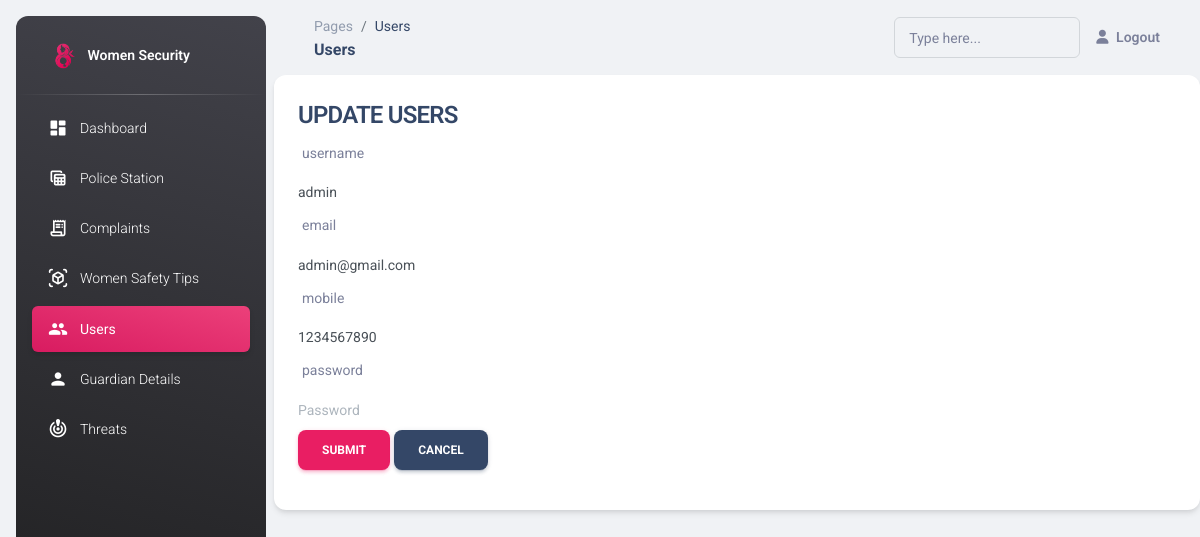
Screenshot of /System/WS/user_update.php?id=6 (signed in) with the database file from the repository.
### tables this page shows
CREATE TABLE `users` (
  `id` int(11) NOT NULL,
  `username` varchar(30) NOT NULL,
  `role` varchar(30) NOT NULL,
  `email` varchar(30) NOT NULL,
  `mobile` int(11) NOT NULL,
  `password` varchar(150) NOT NULL
);

### System/WS/user_update.php (the view, shortened to what this page needs)
<?php
include 'header.php';
require_once "dbcon.php";
$username = $email = $mobile = $password = "";
$username_err = $email_err = $mobile_err = $password_err = "";
if (isset($_POST["id"]) && !empty($_POST["id"])) {
    $id = $_POST["id"];
    $input_username = trim($_POST["username"]);
    if (empty($input_username)) {
        $username_err = "Please enter a username.";
    } elseif (!filter_var($input_username, FILTER_VALIDATE_REGEXP, array("options" => array("regexp" => "/^[a-zA-Z\s]+$/")))) {
        $username_err = "Please enter a valid username.";
    } else {
        $username = $input_username;
    }
    $input_mobile = trim($_POST["mobile"]);
    if (empty($input_mobile)) {
        $mobile_err = "Please enter the mobile";
    } elseif (!ctype_digit($input_mobile)) {
        $mobile_err = "Please enter a positive integer value.";
    } else {
        $mobile = $input_mobile;
    }
    $input_email = trim($_POST["email"]);
    if (empty($input_email)) {
        $email_err = "Please enter an email.";
    } else {
        $email = $input_email;
    }
    $input_role = trim($_POST["role"]);
    if (empty($input_role)) {
        $role_err = "Please select the role.";
    } else {
        $role = $input_role;
    }
    $input_password = trim($_POST["password"]);
    if (empty($input_password)) {
        $password_err = "Please enter the password.";
    } else {
        $password = $input_password;
    }
    if (empty($username_err) && empty($mobile_err) && empty($email_err) && empty($password_err) && empty($role_err)) {
        $sql = "UPDATE users SET username=:username, mobile=:mobile, email=:email, password=:password, role=:role WHERE id=:id";
        if ($stmt = $pdo->prepare($sql)) {
            $stmt->bindParam(":username", $param_username);
            $stmt->bindParam(":mobile", $param_mobile);
            $stmt->bindParam(":email", $param_email);
            $stmt->bindParam(":password", $param_password);
            $stmt->bindParam(":role", $param_role);
            $stmt->bindParam(":id", $param_id);
            $param_username = $username;
            $param_mobile = $mobile;
            $param_email = $email;
            $param_password = $password;
            $param_role = $role;
            $param_id = $id;
            if ($stmt->execute()) {
                header("location: user.php");
                exit();
            } else {
                echo "Oops! Something went wrong. Please try again later.";
            }
        }
        unset($stmt);
    }
    unset($pdo);
} else {
    if (isset($_GET["id"]) && !empty(trim($_GET["id"]))) {
        $sql = "SELECT * FROM users WHERE id = :id";
        if ($stmt = $pdo->prepare($sql)) {
            $stmt->bindParam(":id", $param_id);
            if ($stmt->execute()) {
                if ($stmt->rowCount() == 1) {
                    $row = $stmt->fetch(PDO::FETCH_ASSOC);
                    $username = $row["username"];
                    $mobile = $row["mobile"];
                    $email = $row["email"];
                } else {
                    header("location: error.php");
                    exit();
                }
            } else {
                echo "Oops! Something went wrong. Please try again later.";
            }
        }
    } else {
        header("location: error.php");
        exit();
    }
}
?>
<?php include 'sidenav.php'; ?>
<main class="main-content position-relative max-height-vh-100 h-100 border-radius-lg ">
    <nav class="navbar navbar-main navbar-expand-lg px-0 mx-4 shadow-none border-radius-xl" id="navbarBlur" data-scroll="true">
        <div class="container-fluid py-1 px-3">
            <nav aria-label="breadcrumb">
                <ol class="breadcrumb bg-transparent mb-0 pb-0 pt-1 px-0 me-sm-6 me-5">
                    <li class="breadcrumb-item text-sm"><a class="opacity-5 text-dark" href="javascript:;">Pages</a></li>
                    <li class="breadcrumb-item text-sm text-dark active" aria-current="page">Users</li>
                </ol>
                <h6 class="font-weight-bolder mb-0">Users</h6>
            </nav>
            <div class="collapse navbar-collapse mt-sm-0 mt-2 me-md-0 me-sm-4" id="navbar">
                <div class="ms-md-auto pe-md-3 d-flex align-items-center">
                    <div class="input-group input-group-outline">
                        <label class="form-label">Type here...</label>
                        <input type="text" class="form-control">
                    </div>
                </div>
                <ul class="navbar-nav  justify-content-end">
                    <?php if (isset($_SESSION['user_id'])) : ?>
                        <li class="nav-item d-flex align-items-center">
                            <a href="logout.php" class="nav-link text-body font-weight-bold px-0">
                                <i class="fa fa-user me-sm-1"></i>
                                <span class="d-sm-inline d-none">Logout</span>
                            </a>
                        </li>
                    <?php endif; ?>
                </ul>
            </div>
        </div>
    </nav>
    <div class="col-md-12 grid-margin stretch-card">
        <div class="card">
            <div class="card-body">
                <h4 class="card-title">UPDATE USERS</h4>
                <form action="<?php echo htmlspecialchars(basename($_SERVER['REQUEST_URI'])); ?>" method="post">
                    <div class="form-group">
                        <label>username</label>
                        <input type="text" name="username" class="form-control <?php echo (!empty($username_err)) ? 'is-invalid' : ''; ?>" value="<?php echo $username; ?>">
                    </div>
                    <div class="form-group">
                        <label>email</label>
                        <input type="text" name="email" class="form-control <?php echo (!empty($email_err)) ? 'is-invalid' : ''; ?>" value="<?php echo $email; ?>">
                    </div>
                    <div class="form-group">
                        <label>mobile</label>
                        <input type="number" name="mobile" class="form-control <?php echo (!empty($mobile_err)) ? 'is-invalid' : ''; ?>" value="<?php echo $mobile; ?>">
                    </div>
                    <div class="form-group">
                        <label>password</label>
                        <input type="password" name="password" class="form-control  <?php echo (!empty($password_err)) ? 'is-invalid' : ''; ?>" value="<?php echo $password; ?>" placeholder="Password">
                    </div>
                    <input type="submit" class="btn btn-primary" value="Submit">
                    <a href="user.php" class="btn btn-dark">Cancel</a>
                </form>
            </div>
        </div>
    </div>
    <?php include 'footer.php'; ?>

### rows the page displays
users: username "admin", email "admin@gmail.com", mobile "1234567890"
